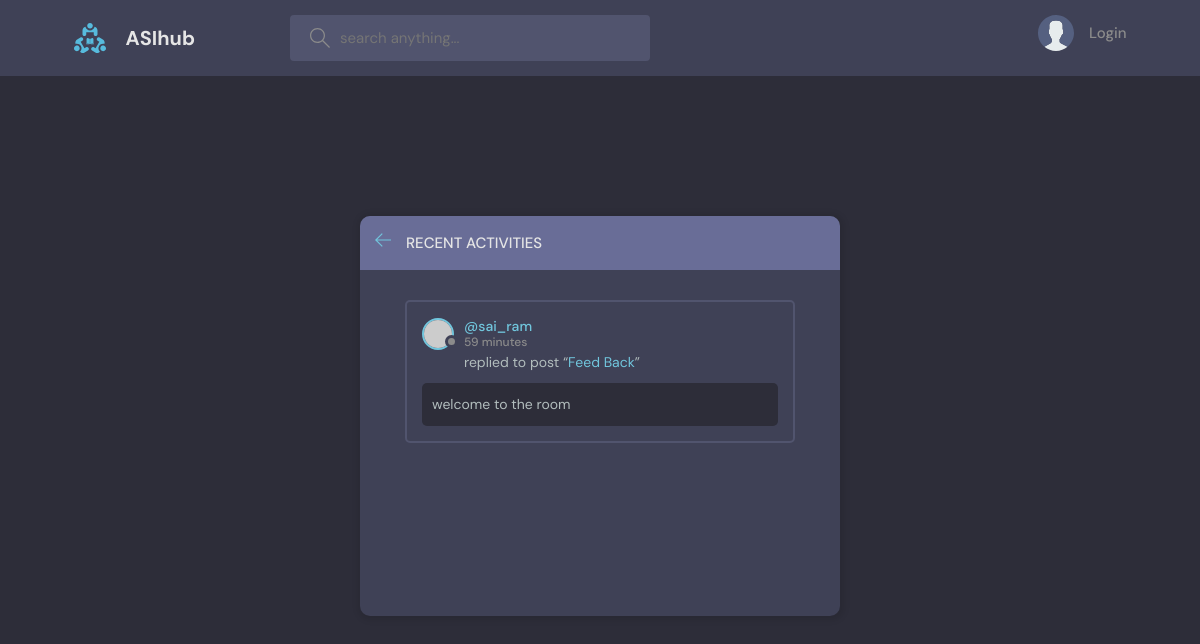
The page /activity/ on the database its author committed.
### base/models.py (models this page shows, shortened)
class Messages(models.Model):
    id = models.AutoField(primary_key=True)
    user =  models.ForeignKey(User , on_delete=models.CASCADE , default= "no user")
    room = models.ForeignKey(Room, on_delete=models.CASCADE)
    text = models.TextField(max_length=300, null=True , blank=True)
    created = models.DateTimeField(auto_now_add=True)
    updated = models.DateTimeField(auto_now=True)
    class meta:
        ordering = ['-updated', '-created']
    def __str__(self):
        return self.text[0:50]

class Room(models.Model):
    id = models.AutoField(primary_key=True)
    host = models.ForeignKey(User , on_delete=models.CASCADE , null = True ,blank=True)
    topic =models.ForeignKey(Topic, on_delete= models.CASCADE , default= "no topic")
    popularity = models.IntegerField(default=0)
    name = models.CharField(max_length=200 , unique=True)
    description = models.TextField(max_length=300, null=True , blank=True)
    participants = models.ManyToManyField(User ,related_name = 'participant' , blank=True)
    created = models.DateTimeField(auto_now_add=True)
    updated = models.DateTimeField(auto_now=True)

### base/views.py (the view)
# urls.py: path('activity/',views.activityPage , name= 'activity'),
def activityPage(request):
    msgs = Messages.objects.all().order_by('-created')[0:10]
    return render(request , 'base/activity.html' ,{'msgs' : msgs})

### base/templates/base/activity.html (shortened to what this page needs)
{% extends 'index.html' %}
{% block content %}
<main class="layout">
  <div class="container">
    <div class="layout__box">
      <div class="layout__boxHeader">
        <div class="layout__boxTitle">
          <a href="{% url 'home' %}">
            <svg version="1.1" xmlns="http://www.w3.org/2000/svg" width="32" height="32" viewBox="0 0 32 32">
              <title>arrow-left</title>
              <path
                d="M13.723 2.286l-13.723 13.714 13.719 13.714 1.616-1.611-10.96-10.96h27.625v-2.286h-27.625l10.965-10.965-1.616-1.607z"
              ></path>
            </svg>
          </a>
          <h3>Recent Activities</h3>
        </div>
      </div>
      <div class="activities-page layout__body">
        {% for msg in msgs %}
        <div class="activities__box">
          <div class="activities__boxHeader roomListRoom__header">
            <a href="{% url 'profile' msg.user.id %}" class="roomListRoom__author">
              <div class="avatar avatar--small">
                <img src="https://randomuser.me/api/portraits/women/11.jpg" />
              </div>
              <p>
                @{{msg.user.username}}
                <span> {{msg.created | timesince}} </span>
              </p>
            </a>
          </div>
          <div class="activities__boxContent">
            <p>replied to post “<a href="{% url 'room' msg.room.id %}">{{msg.room.name}} </a>”</p>
            <div class="activities__boxRoomContent">
              {{msg}}
            </div>
          </div>
        </div>
        {% endfor %}
      </div>
    </div>
  </div>
</main>
{% endblock content %}

### static/styles/main.css (style rules this page uses)
:root { --color-main: #71c6dd; --color-main-light: #e1f6fb; --color-dark: #3f4156; --color-dark-medium: #51546e; --color-dark-light: #696d97; --color-light: #e5e5e5; --color-gray: #8b8b8b; --color-light-gray: #b2bdbd; --color-bg: #2d2d39; --color-success: #5dd693; --color-error: #fc4b0b; }
* { font-family: "DM Sans", -apple-system, BlinkMacSystemFont, "Segoe UI", Roboto, Oxygen, Ubuntu, Cantarell, "Open Sans", "Helvetica Neue", sans-serif; margin: 0; padding: 0; box-sizing: border-box; text-rendering: optimizeLegibility; font-size: inherit; }
html { font-size: 56.25%; }
@media only screen and (min-width: 1200px) { html { font-size: 62.5%; } }
body { line-height: 1.6; font-weight: 400; font-size: 1.5rem; color: var(--color-light-gray); background-color: var(--color-bg); min-height: 100vh; }
img { width: 100%; }
a { display: inline-block; color: var(--color-main); text-decoration: none; }
.container { max-width: 120rem; width: 90%; margin: auto; }
.avatar { position: relative; display: inline-block; border-radius: 50%; border: 2px solid var(--color-main); }
.avatar img { display: block; border-radius: 50%; object-fit: cover; object-position: center; }
.avatar::after { content: ""; display: block; position: absolute; background-color: var(--color-gray); z-index: 111; border-radius: 50%; border: 0.3rem solid var(--color-dark); }
.avatar.avatar--small img { width: 2.8rem; height: 2.8rem; }
.avatar.avatar--small:after { width: 0.7rem; height: 0.7rem; bottom: 0px; right: -6px; }
.layout { margin-top: 2.4rem; }
.layout > .container { display: flex; justify-content: space-between; align-items: flex-start; }
.layout__box { width: 90%; max-width: 48rem; min-height: 40rem; position: absolute; top: 50%; left: 50%; transform: translate(-50%, -46%); background-color: var(--color-dark); border-radius: 1rem; box-shadow: 1px 1px 6px 3px rgba(0, 0, 0, 0.1); overflow: hidden; }
.layout__boxHeader { display: flex; padding: 1.5rem; background-color: var(--color-dark-light); }
.layout__boxTitle { display: flex; gap: 1.5rem; align-items: center; }
.layout__boxTitle h3 { text-transform: uppercase; font-weight: 500; color: var(--color-light); }
.layout__boxTitle svg { width: 1.6rem; height: 1.6rem; fill: var(--color-main); }
.layout__body { margin: 3rem; }
.roomListRoom__header { display: flex; justify-content: space-between; align-items: center; }
.roomListRoom__author { font-weight: 500; display: flex; align-items: center; gap: 1rem; }
.activities__box { margin: 1.5rem; padding: 1.5rem; border: 2px solid var(--color-dark-medium); border-radius: 5px; }
.activities__boxHeader p { font-size: 1.4rem; line-height: 1.3; }
.activities__boxHeader p span { color: var(--color-gray); font-size: 1.2rem; display: block; }
.activities__boxContent { margin-left: 4.2rem; }
.activities__boxContent { font-size: 1.4rem; }
.activities__boxRoomContent { background: var(--color-bg); padding: 1rem; border-radius: 5px; margin-top: 1rem; margin-left: -4.2rem; }

### rows shown on the page
Messages: user.username "sai_ram", created "59 minutes", room.name "Feed Back", text "welcome to the room"
